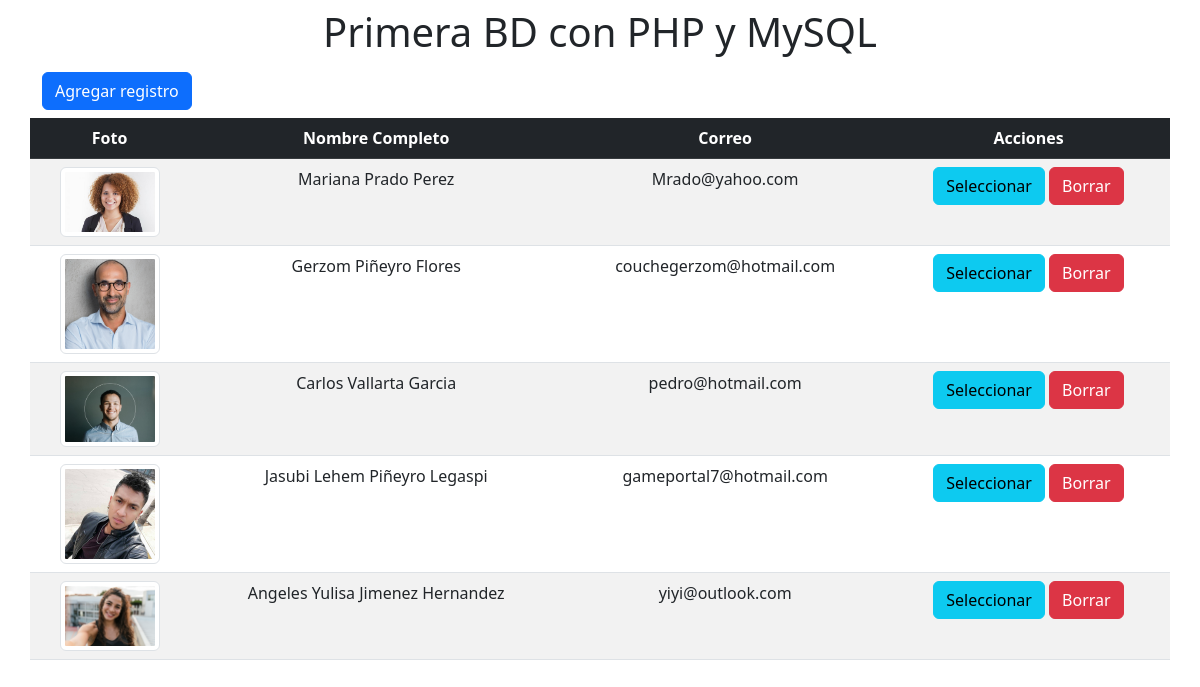
The page /Empleados/index.php on the database its author committed.
### tables this page shows
CREATE TABLE IF NOT EXISTS `empleados` (
  `ID` int(11) NOT NULL AUTO_INCREMENT,
  `Nombre` varchar(250) NOT NULL,
  `Apellidop` varchar(250) NOT NULL,
  `Apellidom` varchar(250) NOT NULL,
  `Correo` varchar(100) NOT NULL,
  `Foto` varchar(1000) NOT NULL,
  PRIMARY KEY (`ID`)
);

### Empleados/main.php (called while the page is built, shortened)
<?php
    include("../Conexion/conexion.php");
        $sentencia=$pdo->prepare("SELECT * FROM `empleados` WHERE 1");
        $sentencia->execute();
        $listaEmpleados=$sentencia->fetchAll(PDO::FETCH_ASSOC);
    ?>

### Empleados/index.php (the view, shortened to what this page needs)
<?php
    require "main.php";
?>
<!DOCTYPE html>
<html lang="es">
<head>
<link href="https://cdn.jsdelivr.net/npm/bootstrap@5.2.2/dist/css/bootstrap.min.css" rel="stylesheet">
</head>
<body>
    <div class="container py-2">
        <h1 class="text-center">Primera BD con PHP y MySQL</h1>
        <form action="" method="POST" enctype="multipart/form-data">
            <button type="button" class="btn btn-primary my-2" data-bs-toggle="modal" data-bs-target="#staticBackdrop">
            Agregar registro
            </button>
        </form>
        <div class="row">
            <table class="table table-striped table-hover text-center align-item-center">
                <thead class="table-dark">
                    <tr>
                        <th class="">Foto</th>
                        <th>Nombre Completo</th>
                        <th>Correo</th>
                        <th>Acciones</th>
                    </tr>
                </thead>
            <?php foreach($listaEmpleados as $empleado){ ?>
                <tr>
                    <td><img  class="img-thumbnail" width="100px" src="../Imagenes/<?php echo $empleado["Foto"];?>"/></td>
                    <td><?php echo $empleado["Nombre"];?> <?php echo $empleado["Apellidop"];?> <?php echo $empleado["Apellidom"];?></td>
                    <td><?php echo $empleado["Correo"];?></td>
                    <td>
                        <form action="" method="POST">
                            <input class="btn btn-info" type="submit" value="Seleccionar" name="accion">
                            <button class="btn btn-danger" value="Borrar" type="submit" name="accion">Borrar</button>
                        </form>
                    </td>
                </tr>
            <?php }?>
            </table>
        </div>
    </div>
</body>
</html>

### rows shown on the page
empleados: Foto (picture), Nombre "Mariana", Apellidop "Prado", Apellidom "Perez", Correo "Mrado@yahoo.com"
empleados: Foto (picture), Nombre "Gerzom", Apellidop "Piñeyro", Apellidom "Flores", Correo "couchegerzom@hotmail.com"
empleados: Foto (picture), Nombre "Carlos", Apellidop "Vallarta", Apellidom "Garcia", Correo "pedro@hotmail.com"
empleados: Foto (picture), Nombre "Jasubi Lehem", Apellidop "Piñeyro", Apellidom "Legaspi", Correo "gameportal7@hotmail.com"
empleados: Foto (picture), Nombre "Angeles Yulisa", Apellidop "Jimenez", Apellidom "Hernandez", Correo "yiyi@outlook.com"
